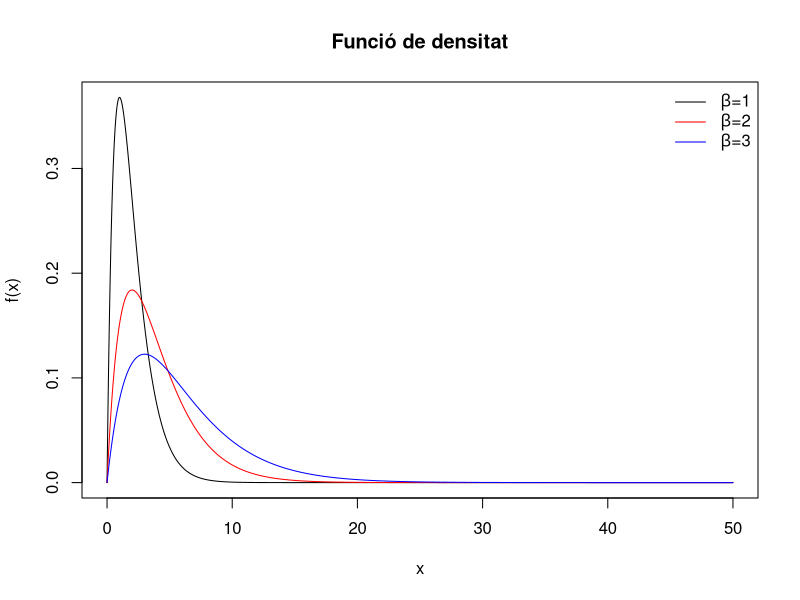
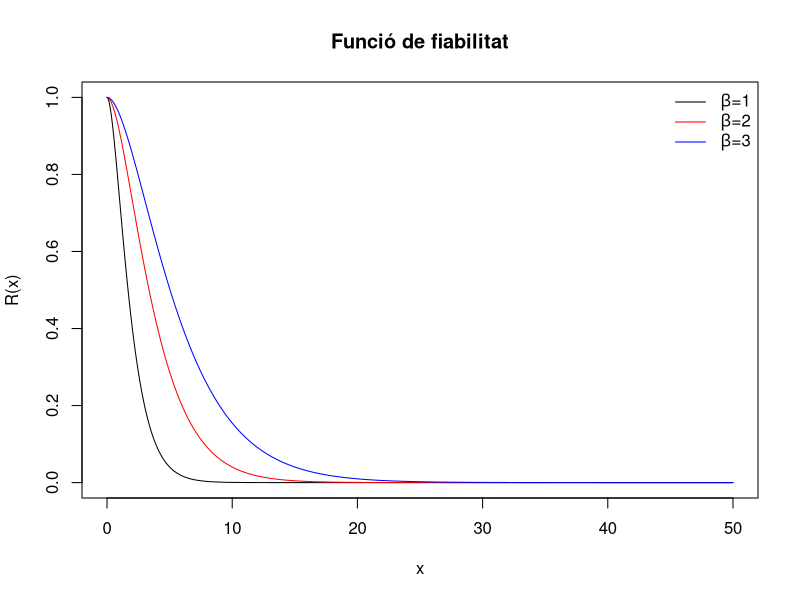
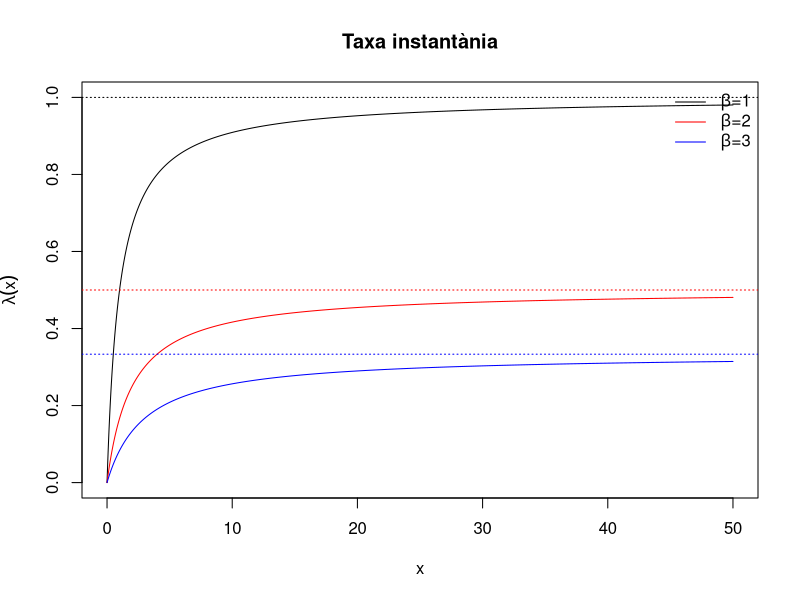

Source code (R) for these figures, in order:
## ---- chunk 1
x = seq(0, 50, 0.01)
f = function(x, beta) x * exp(-x/beta) / (beta^2)
plot(x, f(x, 1), type='l', ylab='f(x)', main='Funció de densitat')
points(x, f(x,2), type='l', col='red')
points(x, f(x,3), type='l', col='blue')
legend('topright', 
       c(expression(paste(beta,'=1')), expression(paste(beta,'=2')), expression(paste(beta,'=3'))), 
       col=c('black', 'red', 'blue'), lty = 1, bty = 'n')
## ---- chunk 2
x = seq(0, 50, 0.01)
R = function(t, beta) ( 1 + t/beta ) * exp(-t/beta)
plot(x, R(x, 1), type='l', ylab='R(x)', main='Funció de fiabilitat')
points(x, R(x,2), type='l', col='red')
points(x, R(x,3), type='l', col='blue')
legend('topright', 
       c(expression(paste(beta,'=1')), expression(paste(beta,'=2')), expression(paste(beta,'=3'))), 
       col=c('black', 'red', 'blue'), lty = 1, bty = 'n')
## ---- chunk 3
x = seq(0, 50, 0.01)
lambda = function(t, beta) t / (beta^2 + beta * t)
plot(x, lambda(x, 1), type='l', ylab=expression(lambda(x)), main='Taxa instantània', ylim=c(0,1))
abline(h=1, lty=3)
points(x, lambda(x,2), type='l', col='red')
abline(h=1/2, lty=3, col='red')
points(x, lambda(x,3), type='l', col='blue')
abline(h=1/3, lty=3, col='blue')
legend('topright', 
       c(expression(paste(beta,'=1')), expression(paste(beta,'=2')), expression(paste(beta,'=3'))), 
       col=c('black', 'red', 'blue'), lty = 1, bty = 'n')
